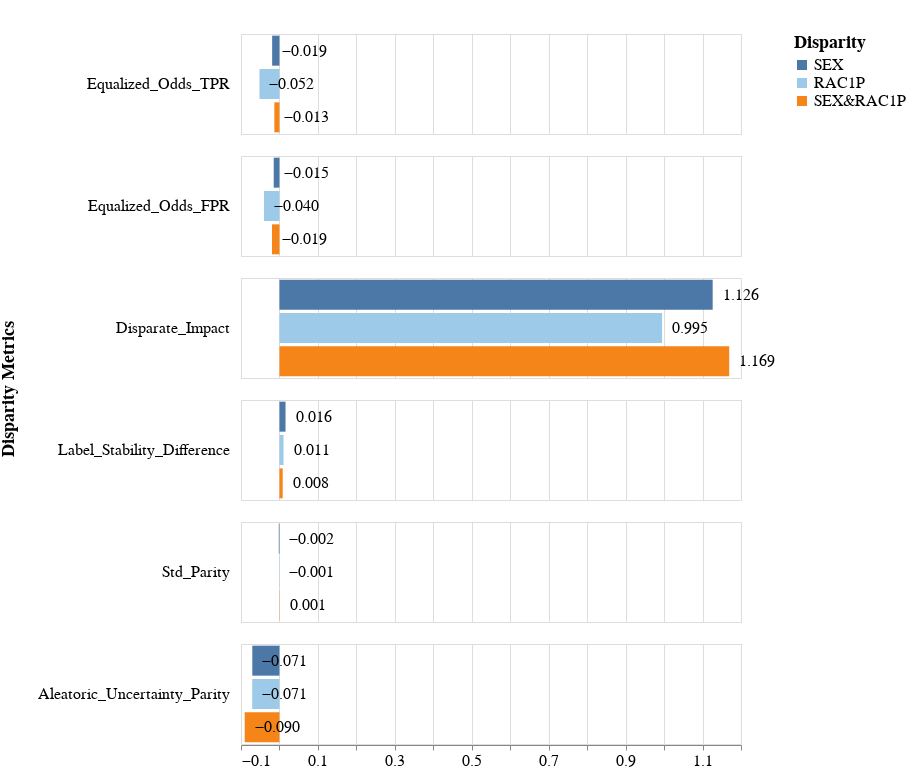

This figure's notebook cell:
### Code cell
create_metrics_bar_chart_per_one_model(metrics_df=all_group_metrics_df,
                                       dataset_name='Folktables_GA_2018_Income',
                                       fairness_intervention='DIR',
                                       exp_iter='Exp_iter_6',
                                       model_name='MLP',
                                       metrics_type='group',
                                       metrics_names=['Equalized_Odds_TPR', 'Equalized_Odds_FPR', 'Disparate_Impact',
                                                      'Label_Stability_Difference', 'Std_Parity', 'Aleatoric_Uncertainty_Parity'],
                                       vals_to_replace=vals_to_replace)

### Figure 1 — Vega-Lite specification as saved in the notebook (floating-point values rounded to 4 significant figures)
{"config": {"view": {"continuousWidth": 400, "continuousHeight": 300}, "axis": {"labelFontSize": 16, "titleFontSize": 18}, "headerRow": {"labelAlign": "left", "labelAngle": 0, "labelFontSize": 16, "labelPadding": 10, "titleFontSize": 18}, "padding": {"top": 33}}, "data": {"name": "data-bd02e18bbd750af63c12acc89b2e2a4e"}, "facet": {"row": {"field": "Metric", "sort": ["Equalized_Odds_TPR", "Equalized_Odds_FPR", "Disparate_Impact", "Label_Stability_Difference", "Std_Parity", "Aleatoric_Uncertainty_Parity"], "title": "Disparity Metrics", "type": "nominal"}}, "spec": {"layer": [{"mark": "bar", "encoding": {"color": {"field": "Group", "legend": {"labelFontSize": 16, "title": "Disparity", "titleFontSize": 18}, "scale": {"scheme": "tableau20"}, "sort": ["SEX", "RAC1P", "SEX&RAC1P", "male", "race", "male&race", "sex", "overall"], "type": "nominal"}, "x": {"axis": {"grid": true}, "field": "Metric_Value", "title": "", "type": "quantitative"}, "y": {"axis": null, "field": "Group", "sort": ["SEX", "RAC1P", "SEX&RAC1P", "male", "race", "male&race", "sex", "overall"], "type": "nominal"}}}, {"mark": {"type": "text", "align": "left", "baseline": "middle", "dx": 10, "fontSize": 16}, "encoding": {"color": {"value": "black"}, "text": {"field": "Metric_Value", "format": ",.3f", "type": "quantitative"}, "x": {"axis": {"grid": true}, "field": "Metric_Value", "title": "", "type": "quantitative"}, "y": {"axis": null, "field": "Group", "sort": ["SEX", "RAC1P", "SEX&RAC1P", "male", "race", "male&race", "sex", "overall"], "type": "nominal"}}}], "height": 100, "width": 500}, "$schema": "https://vega.github.io/schema/vega-lite/v4.17.0.json", "datasets": {"data-bd02e18bbd750af63c12acc89b2e2a4e": [{"Metric": "Aleatoric_Uncertainty_Parity", "Model_Name": "MLP", "Dataset_Name": "Folktables_GA_2018_Income", "Fairness_Intervention": "DIR", "Experiment_Iteration": "Exp_iter_6", "Group": "SEX", "Metric_Value": -0.07062}, {"Metric": "Equalized_Odds_FPR", "Model_Name": "MLP", "Dataset_Name": "Folktables_GA_2018_Income", "Fairness_Intervention": "DIR", "Experiment_Iteration": "Exp_iter_6", "Group": "SEX", "Metric_Value": -0.01493}, {"Metric": "Label_Stability_Difference", "Model_Name": "MLP", "Dataset_Name": "Folktables_GA_2018_Income", "Fairness_Intervention": "DIR", "Experiment_Iteration": "Exp_iter_6", "Group": "SEX", "Metric_Value": 0.01573}, {"Metric": "Disparate_Impact", "Model_Name": "MLP", "Dataset_Name": "Folktables_GA_2018_Income", "Fairness_Intervention": "DIR", "Experiment_Iteration": "Exp_iter_6", "Group": "SEX", "Metric_Value": 1.126}, {"Metric": "Std_Parity", "Model_Name": "MLP", "Dataset_Name": "Folktables_GA_2018_Income", "Fairness_Intervention": "DIR", "Experiment_Iteration": "Exp_iter_6", "Group": "SEX", "Metric_Value": -0.001756}, {"Metric": "Equalized_Odds_TPR", "Model_Name": "MLP", "Dataset_Name": "Folktables_GA_2018_Income", "Fairness_Intervention": "DIR", "Experiment_Iteration": "Exp_iter_6", "Group": "SEX", "Metric_Value": -0.01901}, {"Metric": "Aleatoric_Uncertainty_Parity", "Model_Name": "MLP", "Dataset_Name": "Folktables_GA_2018_Income", "Fairness_Intervention": "DIR", "Experiment_Iteration": "Exp_iter_6", "Group": "RAC1P", "Metric_Value": -0.07089}, {"Metric": "Equalized_Odds_FPR", "Model_Name": "MLP", "Dataset_Name": "Folktables_GA_2018_Income", "Fairness_Intervention": "DIR", "Experiment_Iteration": "Exp_iter_6", "Group": "RAC1P", "Metric_Value": -0.0403}, {"Metric": "Label_Stability_Difference", "Model_Name": "MLP", "Dataset_Name": "Folktables_GA_2018_Income", "Fairness_Intervention": "DIR", "Experiment_Iteration": "Exp_iter_6", "Group": "RAC1P", "Metric_Value": 0.01065}, {"Metric": "Disparate_Impact", "Model_Name": "MLP", "Dataset_Name": "Folktables_GA_2018_Income", "Fairness_Intervention": "DIR", "Experiment_Iteration": "Exp_iter_6", "Group": "RAC1P", "Metric_Value": 0.9948}, {"Metric": "Std_Parity", "Model_Name": "MLP", "Dataset_Name": "Folktables_GA_2018_Income", "Fairness_Intervention": "DIR", "Experiment_Iteration": "Exp_iter_6", "Group": "RAC1P", "Metric_Value": -0.0008797}, {"Metric": "Equalized_Odds_TPR", "Model_Name": "MLP", "Dataset_Name": "Folktables_GA_2018_Income", "Fairness_Intervention": "DIR", "Experiment_Iteration": "Exp_iter_6", "Group": "RAC1P", "Metric_Value": -0.052}, {"Metric": "Aleatoric_Uncertainty_Parity", "Model_Name": "MLP", "Dataset_Name": "Folktables_GA_2018_Income", "Fairness_Intervention": "DIR", "Experiment_Iteration": "Exp_iter_6", "Group": "SEX&RAC1P", "Metric_Value": -0.09035}, {"Metric": "Equalized_Odds_FPR", "Model_Name": "MLP", "Dataset_Name": "Folktables_GA_2018_Income", "Fairness_Intervention": "DIR", "Experiment_Iteration": "Exp_iter_6", "Group": "SEX&RAC1P", "Metric_Value": -0.01939}, {"Metric": "Label_Stability_Difference", "Model_Name": "MLP", "Dataset_Name": "Folktables_GA_2018_Income", "Fairness_Intervention": "DIR", "Experiment_Iteration": "Exp_iter_6", "Group": "SEX&RAC1P", "Metric_Value": 0.008454}, {"Metric": "Disparate_Impact", "Model_Name": "MLP", "Dataset_Name": "Folktables_GA_2018_Income", "Fairness_Intervention": "DIR", "Experiment_Iteration": "Exp_iter_6", "Group": "SEX&RAC1P", "Metric_Value": 1.169}, {"Metric": "Std_Parity", "Model_Name": "MLP", "Dataset_Name": "Folktables_GA_2018_Income", "Fairness_Intervention": "DIR", "Experiment_Iteration": "Exp_iter_6", "Group": "SEX&RAC1P", "Metric_Value": 0.0007163}, {"Metric": "Equalized_Odds_TPR", "Model_Name": "MLP", "Dataset_Name": "Folktables_GA_2018_Income", "Fairness_Intervention": "DIR", "Experiment_Iteration": "Exp_iter_6", "Group": "SEX&RAC1P", "Metric_Value": -0.01332}]}}
